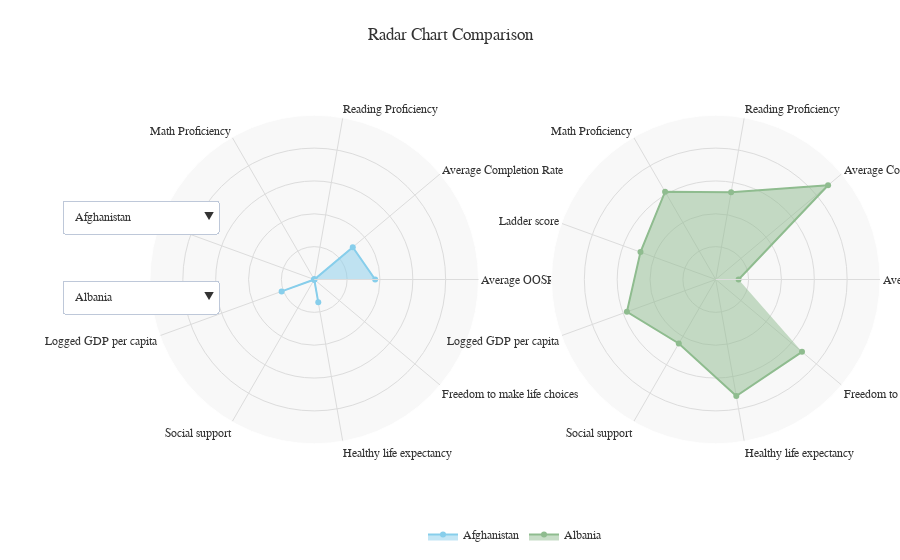

Notebook code for this chart:
### Markdown cell above
Hier een stukje dat we aan de hand van de kaart hierboven verschillende landen kunnen vergelijken om te kijken of we verbanden zien met specifieken variabelen

### Code cell
import pandas as pd
import numpy as np
import plotly.graph_objects as go
from plotly.subplots import make_subplots
from sklearn.preprocessing import MinMaxScaler

# Load the dataset
file_path = 'filtered_global_education_world_happiness_average.csv'
data = pd.read_csv(file_path)

# Calculate average values for OOSR and Completion Rate
data['Average_OOSR'] = data[['Average_OOSR_Male', 'Average_OOSR_Female']].mean(axis=1)
data['Average_Completion_Rate'] = data[['Average_Completion_Rate_Male', 'Average_Completion_Rate_Female']].mean(axis=1)

# Rename columns for clarity
column_mapping = {
    'Average_OOSR': 'Average OOSR',
    'Average_Completion_Rate': 'Average Completion Rate',
    'Lower_Secondary_End_Proficiency_Reading': 'Reading Proficiency',
    'Lower_Secondary_End_Proficiency_Math': 'Math Proficiency'
}

# Apply the renaming
data = data.rename(columns=column_mapping)

# Select relevant columns for the radar chart
radar_data = data[['Country', 'Average OOSR', 'Average Completion Rate',
                   'Reading Proficiency', 'Math Proficiency',
                   'Ladder score', 'Logged GDP per capita', 'Social support',
                   'Healthy life expectancy', 'Freedom to make life choices']]

# Normalize the data for radar chart
scaler = MinMaxScaler()
radar_data_normalized = radar_data.copy()
radar_data_normalized.iloc[:, 1:] = scaler.fit_transform(radar_data.iloc[:, 1:])

# Get the list of countries
countries = radar_data['Country'].unique()

# Function to create hover text
def create_hover_text(row):
    return [
        f'{label}: {value:.2f}' for label, value in zip(radar_data.columns[1:], row[1:])
    ]

# Initialize the figure with subplots
fig = make_subplots(rows=1, cols=2, specs=[[{'type': 'polar'}, {'type': 'polar'}]])

# Set initial countries
initial_country_1 = countries[0]
initial_country_2 = "Albania" if "Albania" in countries else countries[1]

# Add initial traces
fig.add_trace(go.Scatterpolar(
    r=radar_data_normalized[radar_data_normalized['Country'] == initial_country_1].iloc[0, 1:],
    theta=radar_data.columns[1:],
    text=create_hover_text(radar_data[radar_data['Country'] == initial_country_1].iloc[0]),
    hoverinfo='text',
    fill='toself',
    name=initial_country_1,
    marker=dict(color='skyblue')
), row=1, col=1)

fig.add_trace(go.Scatterpolar(
    r=radar_data_normalized[radar_data_normalized['Country'] == initial_country_2].iloc[0, 1:],
    theta=radar_data.columns[1:],
    text=create_hover_text(radar_data[radar_data['Country'] == initial_country_2].iloc[0]),
    hoverinfo='text',
    fill='toself',
    name=initial_country_2,
    marker=dict(color='darkseagreen')
), row=1, col=2)

# Create dropdown menus for selecting countries
dropdown_1 = {
    'buttons': [
        dict(
            args=[
                {
                    'r': [radar_data_normalized[radar_data_normalized['Country'] == country].iloc[0, 1:]],
                    'text': [create_hover_text(radar_data[radar_data['Country'] == country].iloc[0])],
                    'name': [country]
                },
                [0]
            ],
            label=country,
            method='restyle'
        ) for country in countries
    ],
    'direction': 'down',
    'showactive': True,
    'active': list(countries).index(initial_country_1),  # Set the default value
    'x': -0.12,  # Place to the left of the chart
    'xanchor': 'left',
    'y': 0.7,
    'yanchor': 'top'
}

dropdown_2 = {
    'buttons': [
        dict(
            args=[
                {
                    'r': [radar_data_normalized[radar_data_normalized['Country'] == country].iloc[0, 1:]],
                    'text': [create_hover_text(radar_data[radar_data['Country'] == country].iloc[0])],
                    'name': [country]
                },
                [1]
            ],
            label=country,
            method='restyle'
        ) for country in countries
    ],
    'direction': 'down',
    'showactive': True,
    'active': list(countries).index(initial_country_2),  # Set the default value
    'x': -0.12,  # Place to the left of the chart
    'xanchor': 'left',
    'y': 0.5,
    'yanchor': 'top'
}

# Update layout for synchronized appearance
fig.update_layout(
    updatemenus=[dropdown_1, dropdown_2],
    title=dict(text='Radar Chart Comparison', x=0.5, xanchor='center'),
    polar=dict(
        bgcolor='#f8f8f8',
        radialaxis=dict(
            visible=True,
            showticklabels=False,
            ticks='',
            gridcolor='gainsboro',
            range=[0, 1],  # Fix the range to be the same for all countries
            linecolor='gainsboro'  # Match the line color to the grid color
        ),
        angularaxis=dict(
            gridcolor='gainsboro'
        )
    ),
    polar2=dict(
        bgcolor='#f8f8f8',
        radialaxis=dict(
            visible=True,
            showticklabels=False,
            ticks='',
            gridcolor='gainsboro',
            range=[0, 1],  # Fix the range to be the same for all countries
            linecolor='gainsboro'  # Match the line color to the grid color
        ),
        angularaxis=dict(
            gridcolor='gainsboro'
        )
    ),
    showlegend=True,
    legend=dict(
        orientation='h',
        x=0.5,
        xanchor='center',
        y=-0.1,
        yanchor='top'
    ),
    font=dict(
        family="Arial, sans-serif",
        size=12,
        color="#333"
    ),
    margin=dict(l=150, r=20, t=80, b=80)  # Add margin to accommodate the dropdowns on the left
)

fig.show()
